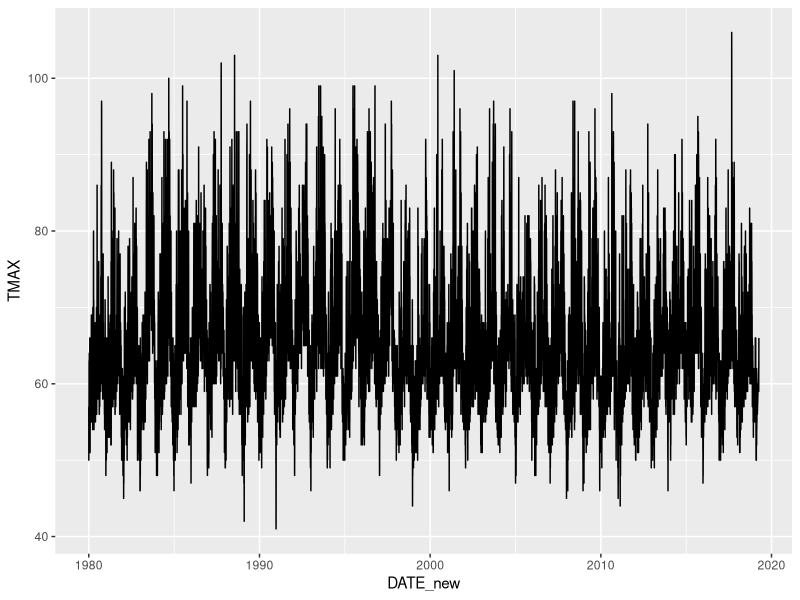
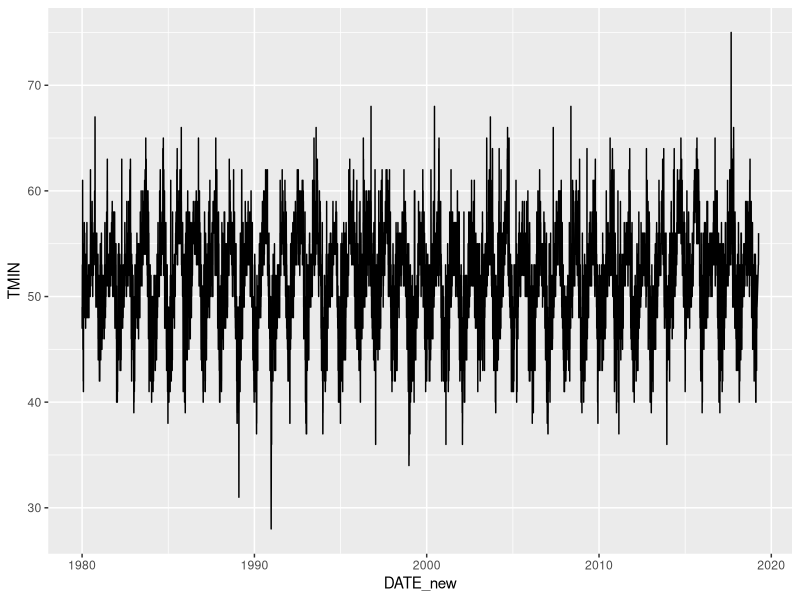
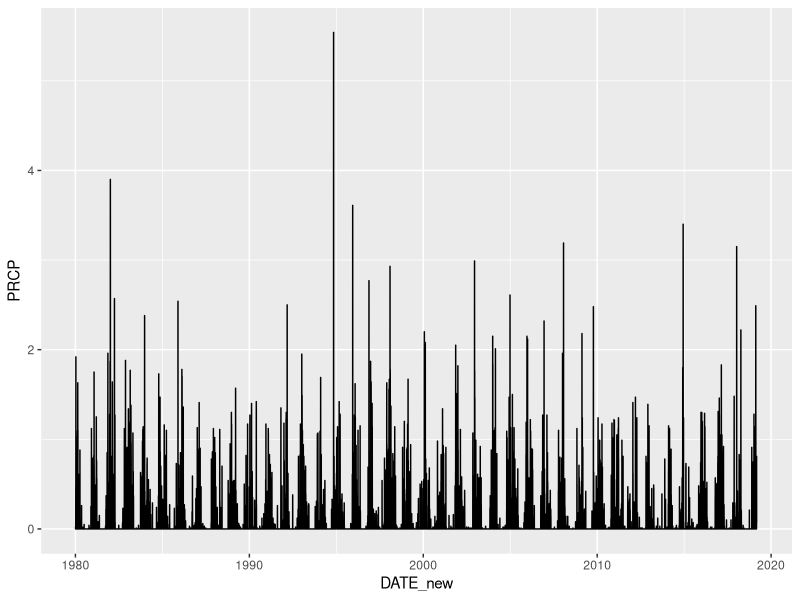
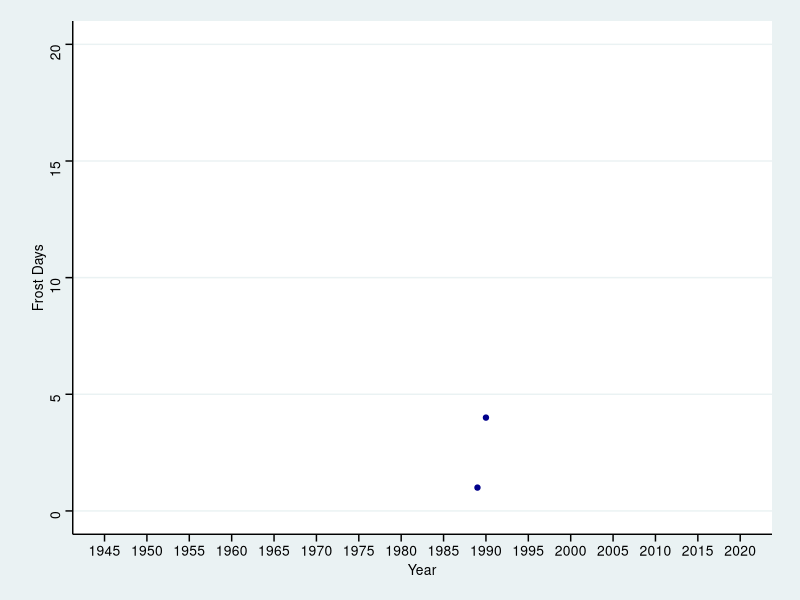
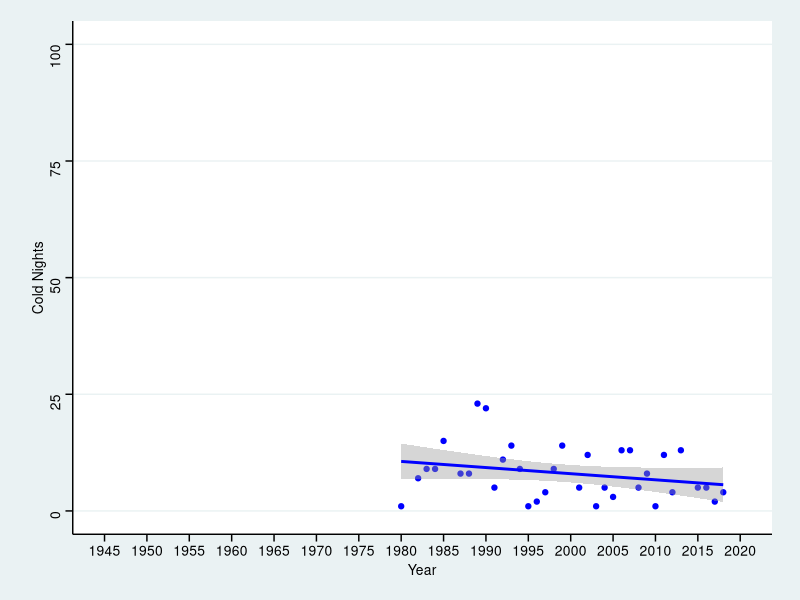
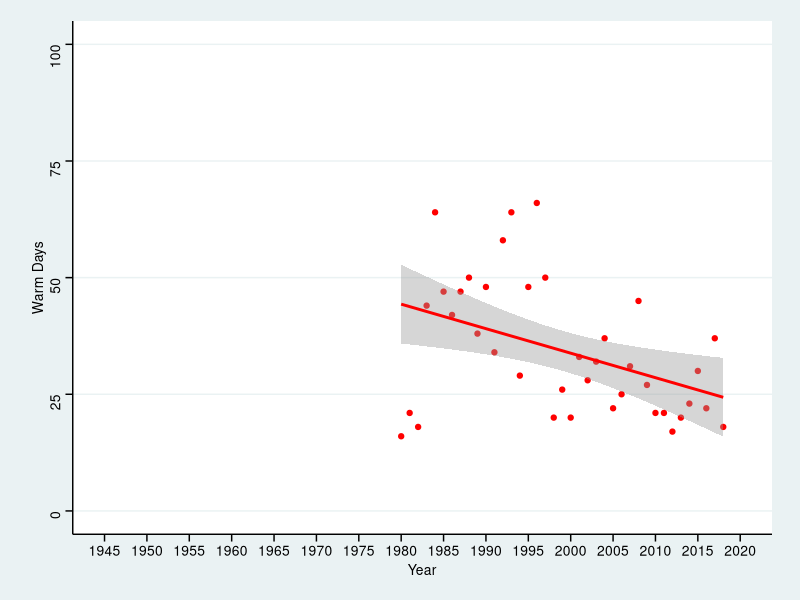
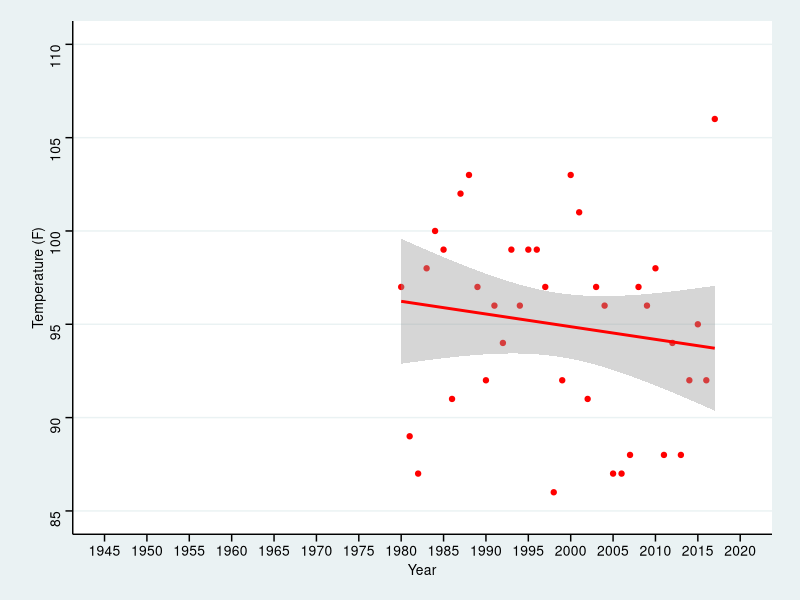
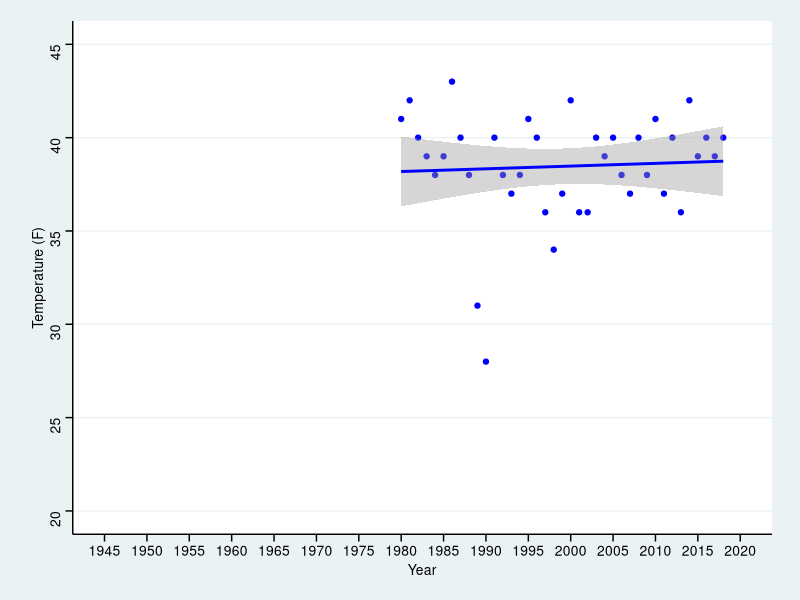

The R script that drew these images, in order:
## ---- chunk 1
knitr::opts_chunk$set(echo = TRUE)
## ---- chunk 2

library(tidyverse)
library(lubridate)
library(ggthemes)

## ---- chunk 3

SF_Climate_raw <- read_csv("SF Climate.csv")

SF_Climate <- SF_Climate_raw %>% 
  mutate(DATE_new = ymd(DATE)) %>% 
  mutate(YEAR = year(DATE_new)) %>% 
  mutate(MONTH = month(DATE_new)) %>% 
  mutate(YEARMONTH = floor_date(DATE_new, "year"))

## ---- chunk 4

Tmax_plot <- ggplot(SF_Climate, aes(x = DATE_new, y = TMAX))+
  geom_line()

Tmax_plot

## ---- chunk 5

Tmin_plot <- ggplot(SF_Climate, aes(x = DATE_new, y = TMIN))+
  geom_line()

Tmin_plot

## ---- chunk 6

prcp_plot <- ggplot(SF_Climate, aes(x = DATE_new, y = PRCP))+
  geom_line()

prcp_plot

## ---- chunk 7

SF_under32_raw <- SF_Climate %>% 
  filter(YEAR <= 2018) %>% 
  select(YEARMONTH, TMIN) %>%
  mutate(YEAR = year(YEARMONTH)) %>% 
  filter(TMIN <= 32)

SF_under32 <- aggregate(TMIN ~ YEAR, data = SF_under32_raw, length)

under32_plot <- ggplot(SF_under32, aes(x = YEAR, y = TMIN))+
  geom_point(color = "dark blue")+
  theme_stata()+
  xlab("Year")+
  ylab("Frost Days")+
  scale_x_continuous(breaks = seq(1945, 2020, 5), limits = c(1945, 2020))+
  scale_y_continuous(breaks = seq(0, 20, 5), limits = c(0, 20))

under32_plot

## ---- chunk 8

SF_TN10P_raw <- SF_Climate %>% 
  filter(YEAR <= 2018) %>% 
  select(YEARMONTH, TMIN) %>%
  mutate(YEAR = year(YEARMONTH)) %>% 
  filter(TMIN <= 41)

SF_TN10P <- aggregate(TMIN ~ YEAR, data = SF_TN10P_raw, length)

TN10P_plot <- ggplot(SF_TN10P, aes(x = YEAR, y = TMIN))+
  geom_point(color = "blue")+
  theme_stata()+
  xlab("Year")+
  ylab("Cold Nights")+
  scale_x_continuous(breaks = seq(1945, 2020, 5), limits = c(1945, 2020))+
  scale_y_continuous(breaks = seq(0, 100, 25), limits = c(0, 100))+
  stat_smooth(method = "lm", col = "blue")

TN10P_plot

ggsave("TN10P.png")

res_TN10P=lm(TMIN~YEAR, data=SF_TN10P)
summary(res_TN10P)

## ---- chunk 9

SF_TX90P_raw <- SF_Climate %>% 
  filter(YEAR <= 2018) %>% 
  select(YEARMONTH, TMAX) %>%
  mutate(YEAR = year(YEARMONTH)) %>% 
  filter(TMAX >= 76)

SF_TX90P <- aggregate(TMAX ~ YEAR, data = SF_TX90P_raw, length)

TX90P_plot <- ggplot(SF_TX90P, aes(x = YEAR, y = TMAX))+
  geom_point(color = "red")+
  theme_stata()+
  xlab("Year")+
  ylab("Warm Days")+
  scale_x_continuous(breaks = seq(1945, 2020, 5), limits = c(1945, 2020))+
  scale_y_continuous(breaks = seq(0, 100, 25), limits = c(0, 100))+
  stat_smooth(method = "lm", col = "red")

TX90P_plot

ggsave("TX90P.png")

res_TX90P=lm(TMAX~YEAR, data=SF_TX90P)
summary(res_TX90P)

## ---- chunk 10

SF_TXx_raw <- SF_Climate %>% 
  filter(YEAR <= 2018) %>% 
  select(YEARMONTH, TMAX) %>% 
  mutate(YEAR = year(YEARMONTH))

SF_TXx <- aggregate(TMAX ~ YEAR, data = SF_TXx_raw, max)

TXx_plot <- ggplot(SF_TXx, aes(x = YEAR, y = TMAX))+
  geom_point(color = "red")+
  theme_stata()+
  xlab("Year")+
  ylab("Temperature (F)")+
  scale_x_continuous(breaks = seq(1945, 2020, 5), limits = c(1945, 2020))+
  scale_y_continuous(breaks = seq(85, 110, 5), limits = c(85, 110))+
  stat_smooth(method = "lm", col = "red")

TXx_plot
ggsave("TXx.png")

res_TXx=lm(TMAX~YEAR, data=SF_TXx)
summary(res_TXx)

## ---- chunk 11

SF_TNn_raw <- SF_Climate %>% 
  filter(YEAR <= 2018) %>% 
  select(YEARMONTH, TMIN) %>% 
  mutate(YEAR = year(YEARMONTH))

SF_TNn <- aggregate(TMIN ~ YEAR, data = SF_TNn_raw, min)

TNn_plot <- ggplot(SF_TNn, aes(x = YEAR, y = TMIN))+
  geom_point(color = "blue")+
  theme_stata()+
  xlab("Year")+
  ylab("Temperature (F)")+
  scale_x_continuous(breaks = seq(1945, 2020, 5), limits = c(1945, 2020))+
  scale_y_continuous(breaks = seq(20, 45, 5), limits = c(20, 45))+
  stat_smooth(method = "lm", col = "blue")

TNn_plot
ggsave("TNn.png")

res_TNn=lm(TMIN~YEAR, data=SF_TNn)
summary(res_TNn)

## ---- chunk 12
# sea level rise trends

searise = read_csv("sf_searise.csv")

searise_msl = searise %>% 
  select(Year, Month, Monthly_MSL) %>% 
  filter(Monthly_MSL != "NA")

searise_plot = ggplot(searise_msl, aes(x = Year, y = Monthly_MSL)) +
  geom_line(color = "blue") +
  xlab("Year") +
  ylab("Sea level rise (mm)") +
  ggtitle("Monthly Sea Level Rise in San Francisco") + 
  theme_stata()

searise_plot


## ---- chunk 13

# t-test for sea level rise

searise_1855 = searise_msl %>% 
  filter(Year == "1855")

searise_2018 = searise_msl %>% 
  filter(Year == "2018")

searise_ttest = t.test(searise_1855$Monthly_MSL, searise_2018$Monthly_MSL)
searise_ttest
